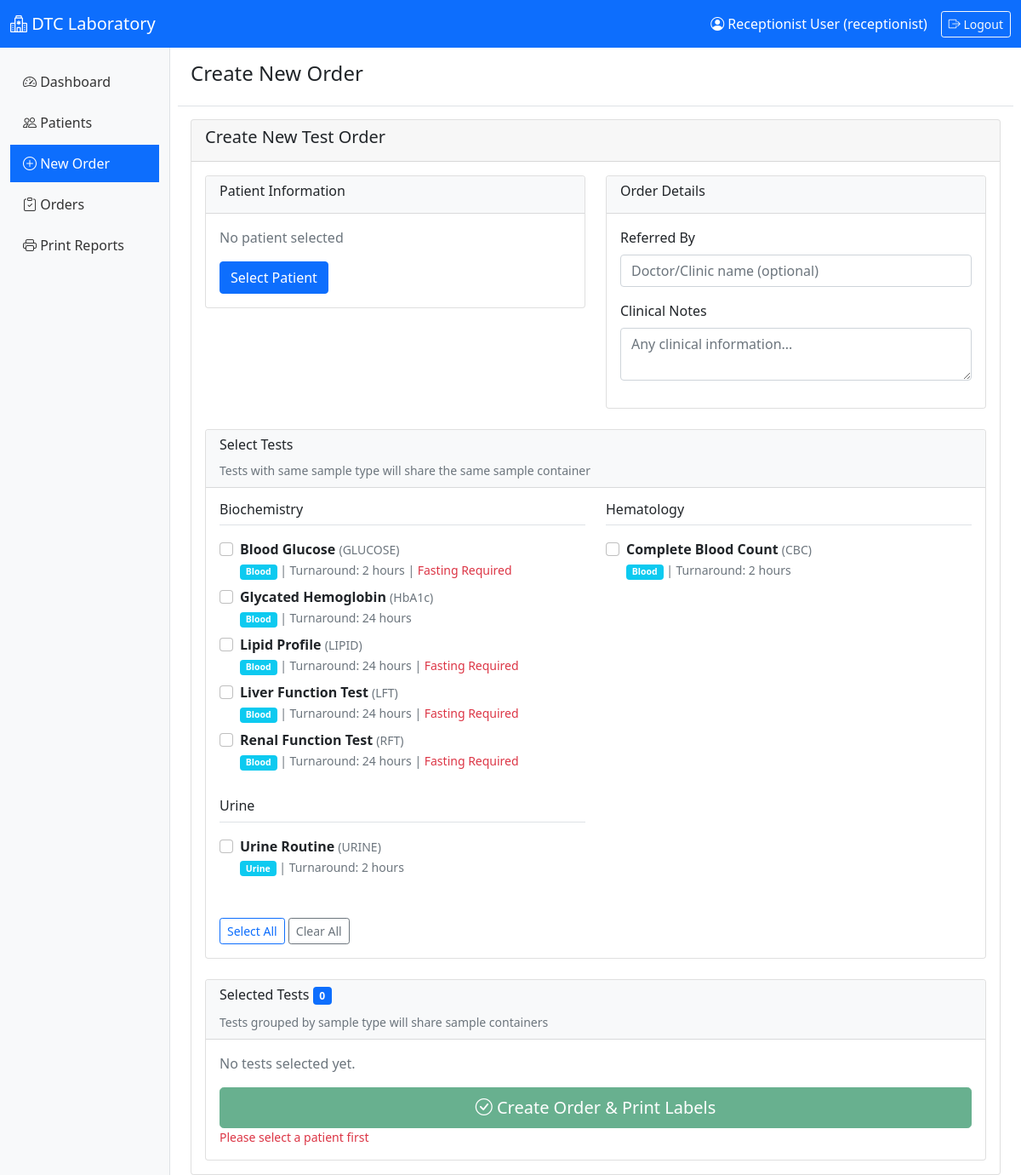
The page /new_order.php (signed in) on the database its author committed.
### tables this page shows
CREATE TABLE IF NOT EXISTS tests (
    id INT PRIMARY KEY AUTO_INCREMENT,
    test_code VARCHAR(50) UNIQUE NOT NULL,
    test_name VARCHAR(200) NOT NULL,
    category VARCHAR(100),
    sample_type VARCHAR(100),
    fasting_required BOOLEAN DEFAULT FALSE,
    turnaround_hours INT DEFAULT 24,
    is_active BOOLEAN DEFAULT TRUE,
    instructions TEXT,
    created_at TIMESTAMP DEFAULT CURRENT_TIMESTAMP
);

### includes/Database.php (called while the page is built, shortened)
<?php
class Database {
    private $host = DB_HOST;
    private $user = DB_USER;
    private $pass = DB_PASS;
    private $dbname = DB_NAME;
    private $pdo;
    private $stmt;
    public function __construct() {
        $dsn = "mysql:host=" . $this->host . ";dbname=" . $this->dbname . ";charset=utf8mb4";
        $options = [
            PDO::ATTR_PERSISTENT => true,
            PDO::ATTR_ERRMODE => PDO::ERRMODE_EXCEPTION,
            PDO::ATTR_DEFAULT_FETCH_MODE => PDO::FETCH_ASSOC
        ];
        try {
            $this->pdo = new PDO($dsn, $this->user, $this->pass, $options);
        } catch (PDOException $e) {
            $this->error = $e->getMessage();
            die("Connection failed: " . $this->error);
        }
    }
    public function query($sql) {
        $this->stmt = $this->pdo->prepare($sql);
    }
    public function execute() {
        return $this->stmt->execute();
    }
    public function resultSet() {
        $this->execute();
        return $this->stmt->fetchAll();
    }
}
?>

### new_order.php (the view, shortened to what this page needs)
<?php
require_once 'includes/header.php';
require_once 'includes/Database.php';
$db = new Database();
$db->query('SELECT * FROM tests WHERE is_active = 1 ORDER BY category, test_name');
$tests = $db->resultSet();
$tests_by_category = [];
foreach ($tests as $test) {
    $tests_by_category[$test['category']][] = $test;
}
$patient = null;
?>
<div class="row">
    <div class="col-md-12">
        <div class="card">
            <div class="card-header">
                <h5>Create New Test Order</h5>
            </div>
            <div class="card-body">
                <form method="POST" action="" id="orderForm">
                    <div class="row mb-4">
                        <div class="col-md-6">
                            <div class="card">
                                <div class="card-header bg-light">
                                    <h6>Patient Information</h6>
                                </div>
                                <div class="card-body">
                                    <?php if ($patient): ?>
                                        <input type="hidden" name="patient_id" value="<?php echo $patient['id']; ?>">
                                        <p><strong>Name:</strong> <?php echo $patient['full_name']; ?></p>
                                        <p><strong>Code:</strong> <?php echo $patient['patient_code']; ?></p>
                                        <p><strong>Phone:</strong> <?php echo $patient['phone']; ?></p>
                                        <p><strong>Age/Gender:</strong> <?php echo $patient['age']; ?> yrs / <?php echo $patient['gender']; ?></p>
                                        <a href="patients.php" class="btn btn-sm btn-outline-primary">Change Patient</a>
                                    <?php else: ?>
                                        <p class="text-muted">No patient selected</p>
                                        <a href="patients.php" class="btn btn-primary">Select Patient</a>
                                    <?php endif; ?>
                                </div>
                            </div>
                        </div>
                        <div class="col-md-6">
                            <div class="card">
                                <div class="card-header bg-light">
                                    <h6>Order Details</h6>
                                </div>
                                <div class="card-body">
                                    <div class="mb-3">
                                        <label for="referred_by" class="form-label">Referred By</label>
                                        <input type="text" class="form-control" id="referred_by" name="referred_by"
                                               placeholder="Doctor/Clinic name (optional)">
                                    </div>
                                    <div class="mb-3">
                                        <label for="clinical_notes" class="form-label">Clinical Notes</label>
                                        <textarea class="form-control" id="clinical_notes" name="clinical_notes"
                                                  rows="2" placeholder="Any clinical information..."></textarea>
                                    </div>
                                </div>
                            </div>
                        </div>
                    </div>
                    <div class="row">
                        <div class="col-md-12">
                            <div class="card">
                                <div class="card-header bg-light">
                                    <h6>Select Tests</h6>
                                    <small class="text-muted">Tests with same sample type will share the same sample container</small>
                                </div>
                                <div class="card-body">
                                    <div class="row" id="testSelection">
                                        <?php foreach ($tests_by_category as $category => $category_tests): ?>
                                            <div class="col-md-6 mb-4">
                                                <h6 class="border-bottom pb-2 mb-3"><?php echo $category; ?></h6>
                                                <?php foreach ($category_tests as $test): ?>
                                                    <div class="form-check mb-2 test-item">
                                                        <input class="form-check-input test-checkbox"
                                                               type="checkbox"
                                                               name="selected_tests[]"
                                                               value="<?php echo $test['id']; ?>"
                                                               id="test_<?php echo $test['id']; ?>"
                                                               data-test-name="<?php echo htmlspecialchars($test['test_name']); ?>"
                                                               data-test-code="<?php echo htmlspecialchars($test['test_code']); ?>"
                                                               data-sample-type="<?php echo htmlspecialchars($test['sample_type']); ?>">
                                                        <label class="form-check-label" for="test_<?php echo $test['id']; ?>">
                                                            <strong><?php echo $test['test_name']; ?></strong>
                                                            <small class="text-muted">(<?php echo $test['test_code']; ?>)</small>
                                                            <br>
                                                            <small class="text-muted">
                                                                <span class="badge bg-info"><?php echo $test['sample_type']; ?></span>
                                                                | Turnaround: <?php echo $test['turnaround_hours']; ?> hours
                                                                <?php if ($test['fasting_required']): ?>
                                                                    | <span class="text-danger">Fasting Required</span>
                                                                <?php endif; ?>
                                                            </small>
                                                        </label>
                                                    </div>
                                                <?php endforeach; ?>
                                            </div>
                                        <?php endforeach; ?>
                                    </div>
                                    <div class="mt-3">
                                        <button type="button" class="btn btn-outline-primary btn-sm"
                                                onclick="$('.test-checkbox').prop('checked', true); updateSelectedTests();">
                                            Select All
                                        </button>
                                        <button type="button" class="btn btn-outline-secondary btn-sm"
                                                onclick="$('.test-checkbox').prop('checked', false); updateSelectedTests();">
                                            Clear All
                                        </button>
                                    </div>
                                </div>
                            </div>
                        </div>
                    </div>
                    <div class="row mt-4">
                        <div class="col-md-12">
                            <div class="card">
                                <div class="card-header bg-light">
                                    <h6>Selected Tests <span id="selectedCount" class="badge bg-primary">0</span></h6>
                                    <small class="text-muted">Tests grouped by sample type will share sample containers</small>
                                </div>
                                <div class="card-body">
                                    <div id="selectedTestsList" class="mb-3">
                                    </div>
                                    <div class="d-grid">
                                        <button type="submit" name="create_order" class="btn btn-success btn-lg"
                                                <?php echo !$patient ? 'disabled' : ''; ?>>
                                            <i class="bi bi-check-circle"></i> Create Order & Print Labels
                                        </button>
                                        <?php if (!$patient): ?>
                                            <small class="text-danger">Please select a patient first</small>
                                        <?php endif; ?>
                                    </div>
                                </div>
                            </div>
                        </div>
                    </div>
                </form>
            </div>
        </div>
    </div>
</div>
<?php require_once 'includes/footer.php'; ?>

### rows shown on the page
tests: test_name "Blood Glucose", test_code "GLUCOSE", sample_type "Blood", turnaround_hours "2", fasting_required "Fasting Required"
tests: test_name "Glycated Hemoglobin", test_code "HbA1c", sample_type "Blood", turnaround_hours "24"
tests: test_name "Lipid Profile", test_code "LIPID", sample_type "Blood", turnaround_hours "24", fasting_required "Fasting Required"
tests: test_name "Liver Function Test", test_code "LFT", sample_type "Blood", turnaround_hours "24", fasting_required "Fasting Required"
tests: test_name "Renal Function Test", test_code "RFT", sample_type "Blood", turnaround_hours "24", fasting_required "Fasting Required"
tests: test_name "Complete Blood Count", test_code "CBC", sample_type "Blood", turnaround_hours "2"
tests: test_name "Urine Routine", test_code "URINE", sample_type "Urine", turnaround_hours "2"

### other values the page prints
$_SESSION['full_name'] "Receptionist User"
$_SESSION['role'] "receptionist"
$page_title "Create New Order"
$category "Biochemistry"
$category "Hematology"
$category "Urine"
